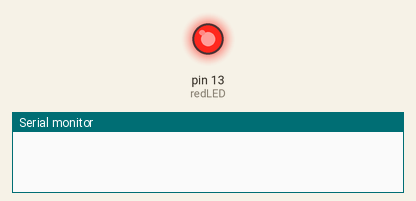
Simulated run of this sketch. Board: Arduino Uno, built with avr-gcc and run on an emulated ATmega328P. Shown: output pins drawn as LEDs (lit = HIGH), the last lines printed to the serial monitor. The modem accepts every AT command (registered, SIM ready, sends succeed) and sends nothing else.

Above: at 0.1 s.
At 12.6 s:
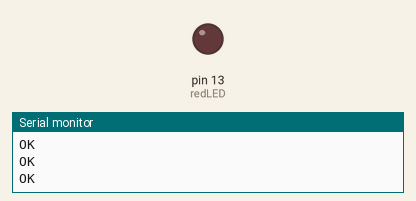
Timing chart, 0 to 14.1 s (numbered marks = the images above):
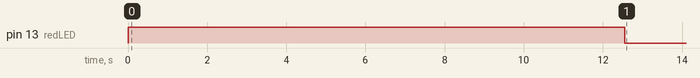

The sketch:

uno.ino
```cpp
#include <SoftwareSerial.h>

#define BAUDRATE 9600
#define DEBUG true

SoftwareSerial esp8266(2, 3); // set the Rx ==> Pin 2; TX ==> Pin3.

int redLED = 13;

void setup()
{
  // put your setup code here, to run once:
  pinMode(redLED, OUTPUT);

  digitalWrite(redLED, HIGH);

  Serial.begin(BAUDRATE);   // begin hardware serial communication (0, 1) at specified BAUDRATE.
  esp8266.begin(BAUDRATE);  // begin software serial communication (2, 3) at specified BAUDRATE.
  InitWifiModule();         // initialize communication between ESP8266 and access point.

  digitalWrite(redLED, LOW);// after finishing the initialization successfully, turn off the LED (just an indicator).
}

// our main program, some fun are about to start
void loop()
{
  // put your main code here, to run repeatedly:

  if (esp8266.available())  // there's any data received and stored in the serial receive buffer.
  {
    if (esp8266.find("+IPD,")) // search for the "+IPD," string in the incoming data.
    {
      delay(1000);                                   // wait 1 second to fill up the buffer with the data.
      int connectionId = esp8266.read() - 48;        // Subtract 48 because the read() function returns the ASCII decimal value. And 0 (the first decimal number) starts at 48. We use it to convert from ASCI decimal value to a character value.
      esp8266.find("pin=");                          // Advance the cursor to the "pin=" part in the request header to read the incoming bytes after the "pin=" part which is the pinNumer and it's state.
      int pinNumber = (esp8266.read() - 48) * 10;    // read the first Byte from the Arduino input buffer(i.e. if the pin 12 then the 1st number is 1) then multiply this number by 10. So, the final value of the "pinNumber" variable will be 10.
      pinNumber = pinNumber + (esp8266.read() - 48); // read the second Byte from the Arduino input buffer(i.e. if the pin number is 12 then the 2nd number is 2) then add this number to the first number. So, the final value of the "pinNumber" variable will be 12.
      int statusLed = (esp8266.read() - 48);         // read the third byte from the Arduino input buffer. then save it inside the "statusLed" variable. At any case, it will be 1 or 0.
      digitalWrite(pinNumber, statusLed);            // then turn the LED at "pinNumber" on or off depending on the "statusLed" variable value.
      Serial.println(connectionId);                  // print the "connectionId" value on the serial monitor for debugging purposes.
      Serial.print(pinNumber);                       // print the "pinNumber" value on the serial monitor for debugging purposes.
      Serial.print("      ");                        // print some spaces on the serial monitor to make it more readable.
      Serial.println(statusLed);                     // print the "statusLed" value on the serial monitor for debugging purposes.
      String closeCommand = "AT+CIPCLOSE=";          // close the TCP/IP connection.
      closeCommand += connectionId;                  // append the "connectionId" value to the string.
      closeCommand += "\r\n";                        // append the "\r\n" to the string. it simulates the keyboard enter press.
      sendData(closeCommand, 1000, DEBUG);           // then send this command to the ESP8266 module to excute it.
    }
  }
}

/*
   Name: sendData

   Params: command - the AT Command to send to the ESP8266
                   - timeout - the time to wait for a response
                   - debug - print to Serial window?(true = yes, false = no)

   Returns: The response from the esp8266 (if there is a reponse)
*/
String sendData(String command, const int timeout, boolean debug)
{
  String response = "";               // initialize a String variable named "response". we will use it later.

  esp8266.print(command);             // send the AT command to the esp8266 (from ARDUINO to ESP8266).
  long int time = millis();           // get the operating time at this specific moment and save it inside the "time" variable.
  while ((time + timeout) > millis()) // excute only whitin 1 second.
  {
    while (esp8266.available())       // is there any response came from the ESP8266 and saved in the Arduino input buffer?
    {
      char c = esp8266.read();        // if yes, read the next character from the input buffer and save it in the "response" String variable.
      response += c;                  // append the next character to the response variabl. at the end we will get a string(array of characters) contains the response.
    }
  }
  if (debug)                          // if the "debug" variable value is TRUE, print the response on the Serial monitor.
  {
    Serial.print(response);
  }
  return response;                    // return the String response.
}

/*
   Name: InitWifiModule

   Params: Nothing.

   Returns: Nothing (void).
*/
void InitWifiModule()
{
  sendData("AT+RST\r\n", 3000, DEBUG); // reset the ESP8266 module.
  delay(3000);
  // sendData("AT+CWMODE=1\r\n", 1500, DEBUG); // set the ESP8266 WiFi mode to station mode.
  // delay(1000);
  // sendData("AT+CWJAP=\"PUT YOUR SSID\",\"PUT YOUR PASSWORD\"\r\n", 2000, DEBUG); // connect to the WiFi network.
  // delay(3000);
  sendData("AT+CIFSR\r\n", 1500, DEBUG); // Show IP Address, and the MAC Address.
  delay(1000);
  sendData("AT+CIPMUX=1\r\n", 1500, DEBUG); // Multiple conections.
  delay(1000);
  sendData("AT+CIPSERVER=1,80\r\n", 1500, DEBUG); // start the communication at port 80, port 80 used to communicate with the web servers through the http requests.
}
```
